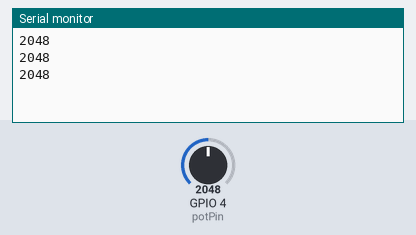
Bench run of a sketch on a simulated ESP32. Parts: the last lines printed to the serial monitor. The inputs (shaded band) are chosen by the test bench; at power-on: GPIO 4 (potPin) = 2048.

Above: at 2.2 s.
2.3 s: GPIO 4 (potPin) set to 2866
At 2.9 s:
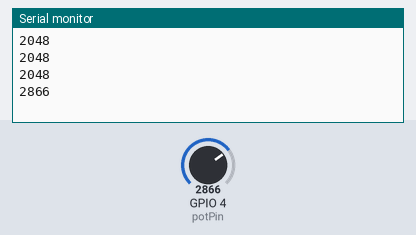
3.8 s: GPIO 4 (potPin) set to 3603
At 4.4 s:
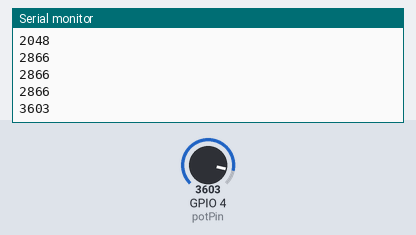
Timing chart, 0 to 6.8 s (numbered marks = the images above; inputs shaded):
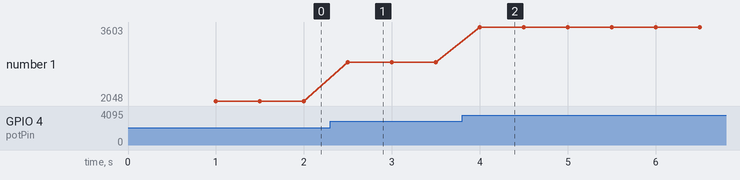

Measured:
- after the input at 2.3 s, the serial monitor: prints a new line after 0.20 s (image 1)
- after the input at 3.8 s, the serial monitor: prints a new line after 0.20 s (image 2)
- plotted number 1: 2048 → 2866 after the input at 2.3 s, 2866 → 3603 after the input at 3.8 s

The sketch:

Potentiometer_Read_Analog.ino
```cpp
// Potentiometer is connected to GPIO 4 (Analog ADC2_CH2)
const int potPin = 4;

// variable for storing the potentiometer value
int potValue = 0;

/*analogReadResolution(resolution): set the sample bits and resolution.
It can be a value between 9 (0 – 511) and 12 bits (0 – 4095). Default is 12-bit resolution.

analogSetWidth(width): set the sample bits and resolution. It can be a value
between 9 (0 – 511) and 12 bits (0 – 4095). Default is 12-bit resolution.

analogSetCycles(cycles): set the number of cycles per sample. Default is 8. Range: 1 to 255.

analogSetSamples(samples): set the number of samples in the range. Default is 1 sample. It has an effect of increasing sensitivity.

analogSetClockDiv(attenuation): set the divider for the ADC clock. Default is 1. Range: 1 to 255.

analogSetAttenuation(attenuation): sets the input attenuation for all ADC pins.
    + Default is ADC_11db. Accepted values:
    + ADC_0db: sets no attenuation. ADC can measure up to approximately 800 mV (1V input = ADC reading of 1088).
    + ADC_2_5db: The input voltage of ADC will be attenuated, extending the range of measurement to up to approx.
1100 mV. (1V input = ADC reading of 3722).
    + ADC_6db: The input voltage of ADC will be attenuated, extending the range of measurement to up to approx.
1350 mV. (1V input = ADC reading of 3033).
    + ADC_11db: The input voltage of ADC will be attenuated, extending the range of measurement to up to approx.
2600 mV. (1V input = ADC reading of 1575).

analogSetPinAttenuation(pin, attenuation): sets the input attenuation for the specified pin. The default is ADC_11db. Attenuation values are the same from previous function.

adcAttachPin(pin): Attach a pin to ADC (also clears any other analog mode that could be on). Returns TRUE or FALSE result.

adcStart(pin), adcBusy(pin) and resultadcEnd(pin): starts an ADC convertion on attached pin’s bus.
Check if conversion on the pin’s ADC bus is currently running (returns TRUE or FALSE). Get the result of the conversion: returns 16-bit integer.
*/

void setup()
{
  Serial.begin(115200);
  analogSetAttenuation(ADC_11db);
  delay(1000);
}

void loop() {
  // Reading potentiometer value
  potValue = analogRead(potPin);
  Serial.println(potValue);
  delay(500);
}
```
